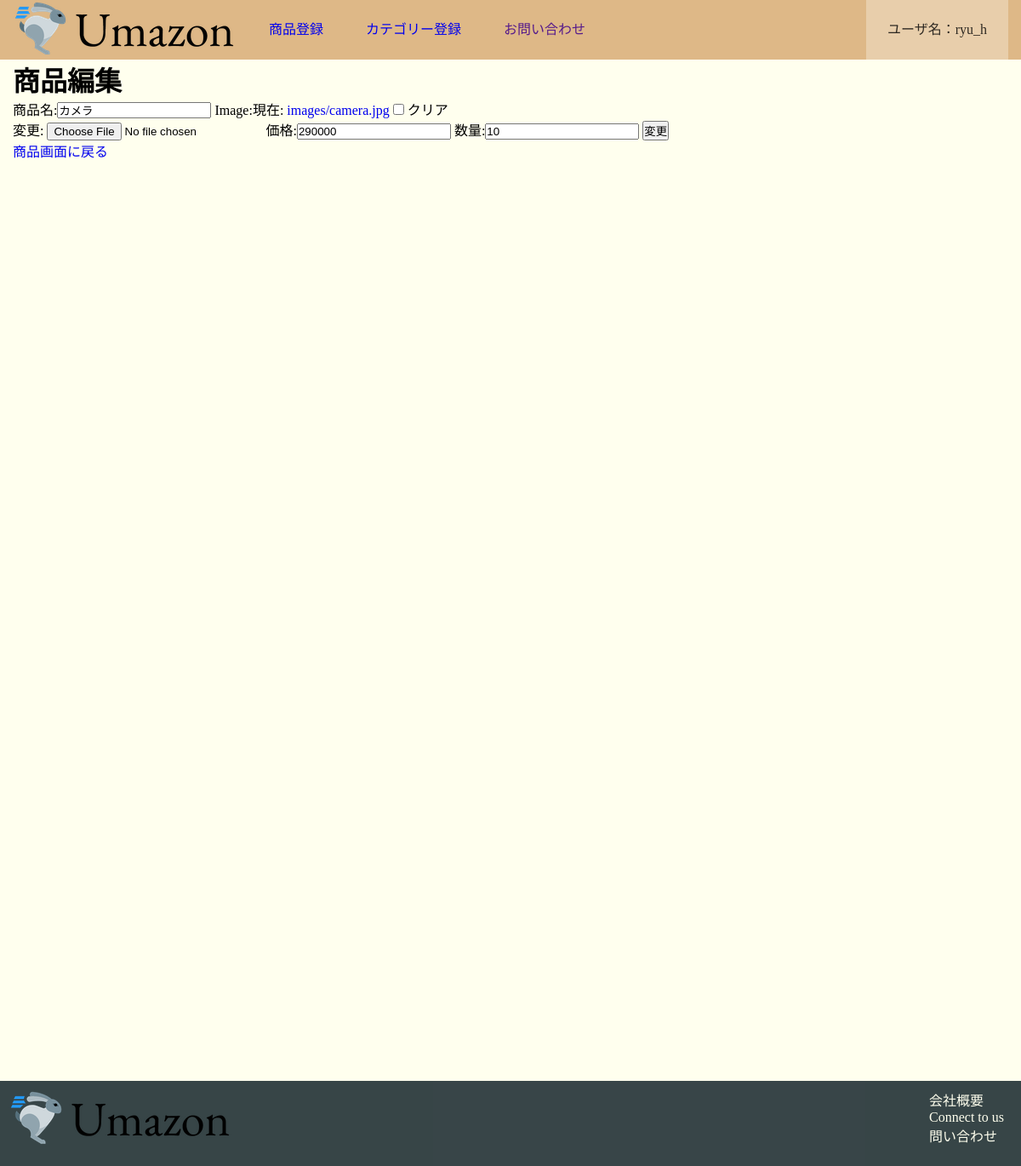
The page /products/15/edit/ (signed in) on the database as committed earlier.
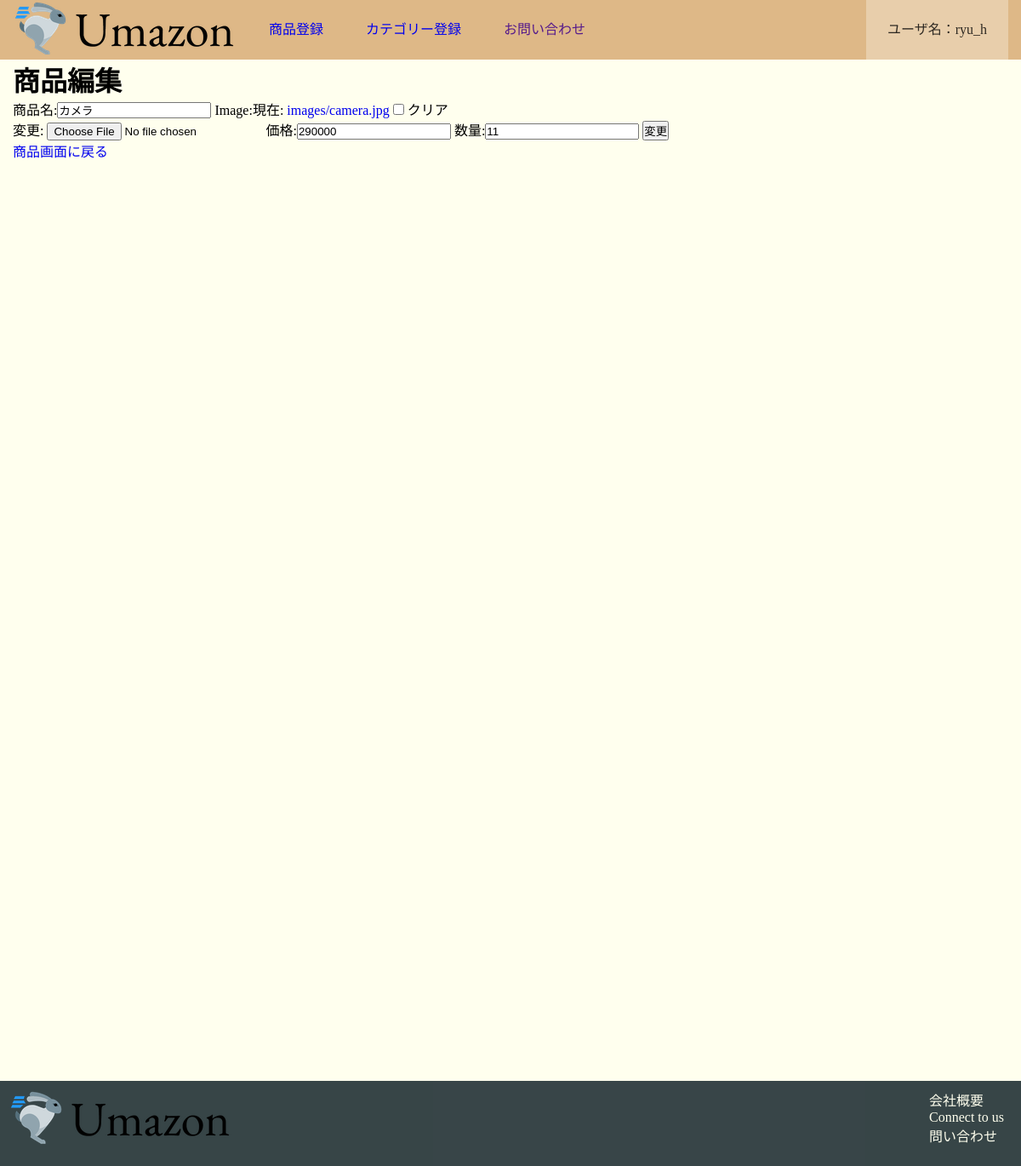
The same page on the database as committed later.
### product/models.py (models this page shows)
class Product(models.Model):
    category = models.ForeignKey(Category,verbose_name='カテゴリー名', null=True, blank=True,on_delete=models.SET_NULL)
    name = models.CharField("商品名", max_length=128)
    image = models.ImageField(upload_to='images',blank=True, null=True)
    price = models.PositiveIntegerField("価格")
    count = models.PositiveIntegerField('数量')

### product/views.py (the view)
# urls.py: path('products/<int:product_id>/edit/', product.views.product_edit,name='product_edit'),
def product_edit(request, product_id):
    try:
        product=Product.objects.get(id=product_id)
    except Product.DoesNotExist:
        raise Http404
    if request.user.has_perm('accounts.admin'):
        if request.method =="POST":
            form =ProductEditForm(request.POST, instance=product)
            if form.is_valid():
                form.save()
                return HttpResponseRedirect(reverse('product_detail',args=(product.id,)))
        else:
            form = ProductEditForm(instance=product)
        return TemplateResponse(request, 'product/product_edit.html',{'form': form, 'product': product})
    else:
        return TemplateResponse(request,'top/toppage.html')

### product/forms.py
class ProductEditForm(forms.ModelForm):
    class Meta:
        model = Product
        fields = (
            'name',
            'image',
            'price',
            'count',
        )

### product/templates/product/product_edit.html (shortened to what this page needs)
{% extends '../base.html' %}
{% block content %}
<div class=container>
    <h1>商品編集</h1>
    <form method="post">
    {{ form }}
    <input type="submit" value="変更">
    </form>
    <a href="{% url 'product_detail' product.id %}">商品画面に戻る</a>
</div>
{%endblock%}

Rows that differ between the two databases and show on the page:
changed Product "カメラ": count "10" → "11"
